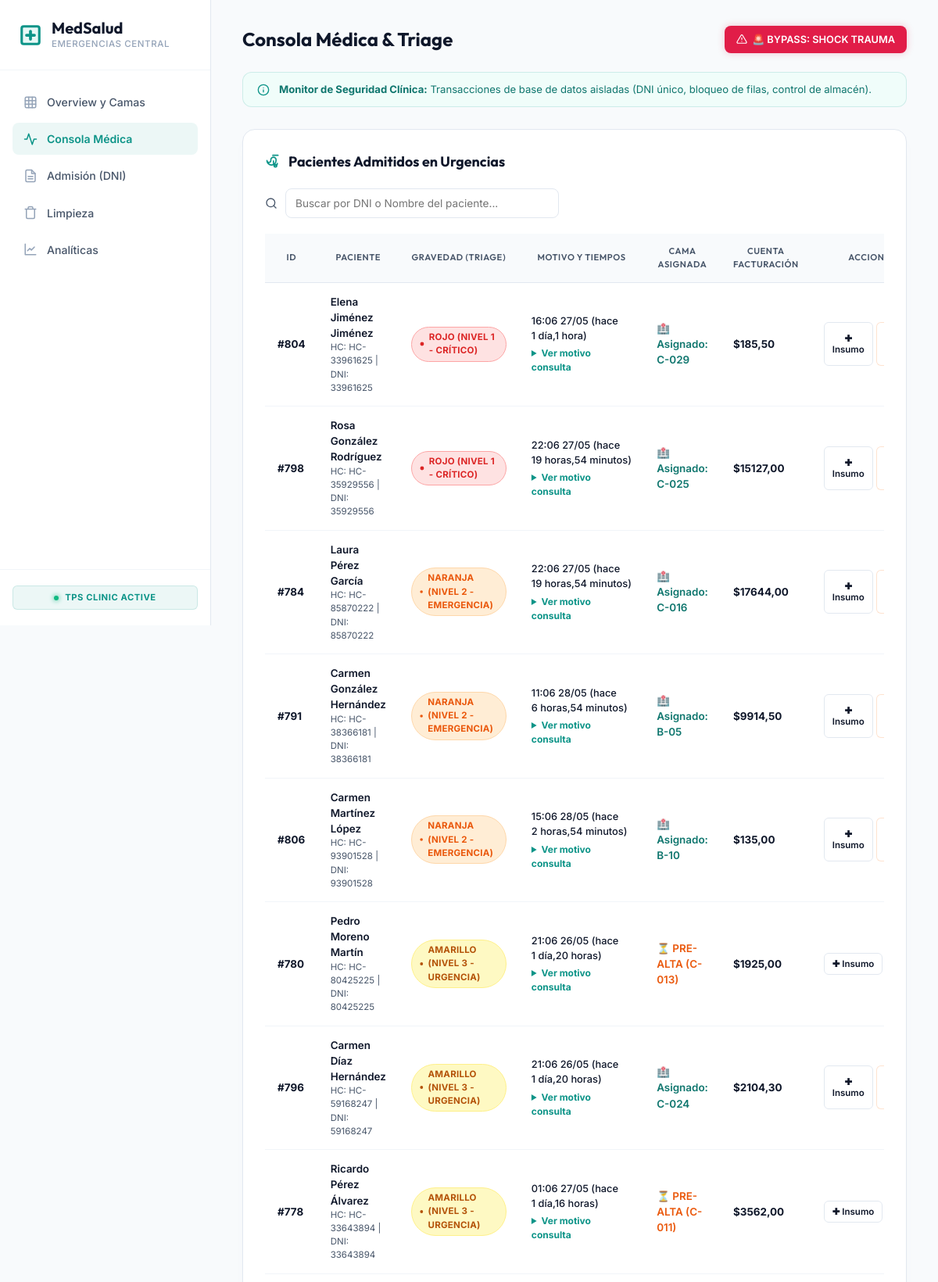
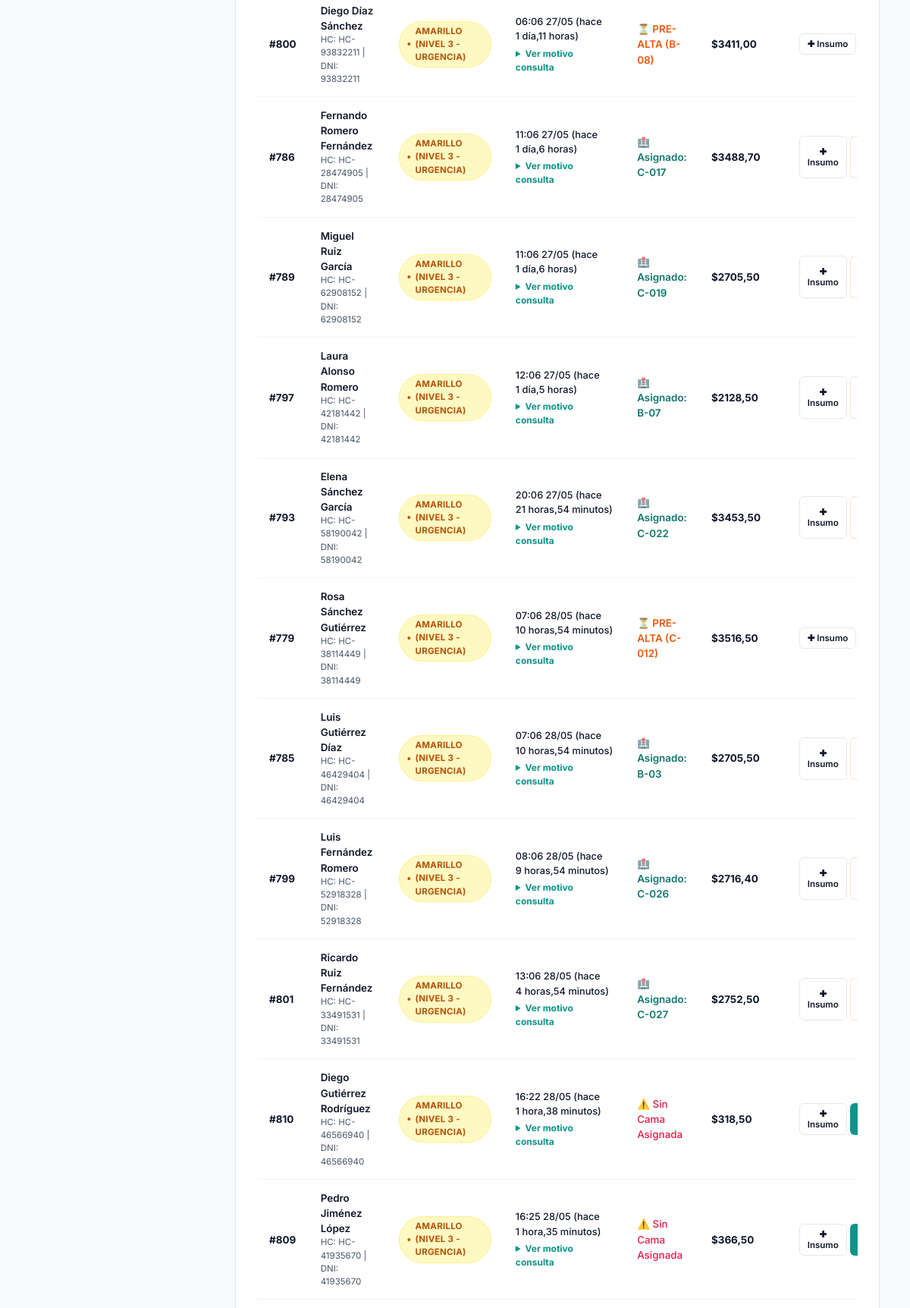
The page /medica/ (upper part) on the database its author committed (2 pictures, top to bottom).
### urgencias/models.py (models this page shows, shortened)
class Admision(models.Model):
    TRIAGE_CHOICES = [
        ('ROJO', 'Rojo (Nivel 1 - Crítico)'),
        ('NARANJA', 'Naranja (Nivel 2 - Emergencia)'),
        ('AMARILLO', 'Amarillo (Nivel 3 - Urgencia)'),
        ('VERDE', 'Verde (Nivel 4 - Menor)'),
        ('AZUL', 'Azul (Nivel 5 - No Urgente)'),
    ]
    ESTADO_CHOICES = [
        ('EN_ESPERA', 'En Espera de Triage'),
        ('EN_TRIAJE', 'En Triaje / Evaluación'),
        ('ADMITIDO', 'Admitido con Recurso'),
        ('ALTA', 'Dado de Alta / Egreso'),
    ]
    paciente = models.ForeignKey(Paciente, on_delete=models.CASCADE, related_name="admisiones", verbose_name="Paciente")
    fecha_ingreso = models.DateTimeField(auto_now_add=True, verbose_name="Fecha de Ingreso")
    triage_nivel = models.CharField(max_length=20, choices=TRIAGE_CHOICES, default='AMARILLO', verbose_name="Nivel de Triage")
    motivo_consulta = models.TextField(verbose_name="Motivo de Consulta")
    recurso_asignado = models.ForeignKey(Recurso, on_delete=models.SET_NULL, null=True, blank=True, related_name="admisiones_activas", verbose_name="Recurso Asignado")
    estado = models.CharField(max_length=20, choices=ESTADO_CHOICES, default='EN_ESPERA', verbose_name="Estado de la Admisión")
    fecha_triage = models.DateTimeField(null=True, blank=True, verbose_name="Fecha de Evaluación Triage")
    fecha_admision_cama = models.DateTimeField(null=True, blank=True, verbose_name="Fecha de Asignación de Cama")
    fecha_pre_alta = models.DateTimeField(null=True, blank=True, verbose_name="Fecha de Orden de Pre-Alta")
    fecha_alta = models.DateTimeField(null=True, blank=True, verbose_name="Fecha de Alta Definitiva")
    notas_alta = models.TextField(blank=True, null=True, verbose_name="Notas de Egreso")

class Paciente(models.Model):
    documento_identidad = models.CharField(max_length=20, unique=True, db_index=True, verbose_name="Documento de Identidad")
    nombre = models.CharField(max_length=100, verbose_name="Nombre")
    apellido = models.CharField(max_length=100, verbose_name="Apellido")
    fecha_nacimiento = models.DateField(verbose_name="Fecha de Nacimiento")
    historia_clinica_num = models.CharField(max_length=30, unique=True, verbose_name="Número de Historia Clínica")

class Recurso(models.Model):
    TIPO_CHOICES = [
        ('CAMA', 'Cama'),
        ('BOX', 'Box de Atención'),
        ('QUIROFANO', 'Quirófano'),
    ]
    ESTADO_CHOICES = [
        ('DISPONIBLE', 'Disponible'),
        ('OCUPADO', 'Ocupado'),
        ('MANTENIMIENTO', 'En Mantenimiento'),
        ('PRE_ALTA', 'Pre-Alta'),
        ('LIMPIEZA', 'En Limpieza'),
    ]
    codigo = models.CharField(max_length=20, unique=True, db_index=True, verbose_name="Código de Recurso")
    tipo = models.CharField(max_length=20, choices=TIPO_CHOICES, default='CAMA', verbose_name="Tipo de Recurso")
    estado = models.CharField(max_length=20, choices=ESTADO_CHOICES, default='DISPONIBLE', verbose_name="Estado")
    descripcion = models.TextField(blank=True, null=True, verbose_name="Descripción")

class CuentaFacturacion(models.Model):
    admision = models.OneToOneField(Admision, on_delete=models.CASCADE, related_name="cuenta_facturacion", verbose_name="Admisión")
    total_cargado = models.DecimalField(max_digits=12, decimal_places=2, default=0.00, verbose_name="Total Cargado")

### urgencias/views.py (the view)
# urls.py: path('medica/', views.consola_medica, name='consola_medica'),
def consola_medica(request):
    active_admisiones_prefetch = Prefetch(
        'admisiones_activas',
        queryset=Admision.objects.exclude(estado='ALTA').select_related('paciente')
    )
    recursos = Recurso.objects.prefetch_related(active_admisiones_prefetch).all().order_by('tipo', 'codigo')
    admisiones_activas = Admision.objects.select_related(
        'paciente',
        'recurso_asignado',
        'cuenta_facturacion'
    ).exclude(estado='ALTA').annotate(
        triage_order=Case(
            When(triage_nivel='ROJO', then=Value(1)),
            When(triage_nivel='NARANJA', then=Value(2)),
            When(triage_nivel='AMARILLO', then=Value(3)),
            When(triage_nivel='VERDE', then=Value(4)),
            When(triage_nivel='AZUL', then=Value(5)),
            default=Value(6),
            output_field=IntegerField(),
        )
    ).order_by('triage_order', 'fecha_ingreso')
    pacientes = Paciente.objects.all().order_by('-id')[:20]
    insumos = Insumo.objects.all().order_by('codigo')
    context = {
        'recursos': recursos,
        'admisiones': admisiones_activas,
        'pacientes': pacientes,
        'insumos': insumos,
        'active_page': 'consola_medica',
    }
    return render(request, 'urgencias/consola_medica.html', context)

### urgencias/templates/urgencias/consola_medica.html (shortened to what this page needs)
{% extends 'urgencias/base.html' %}
{% block section_title %}Consola Médica & Triage{% endblock %}
{% block content %}
<div class="glass-panel">
    <h2 class="panel-title">
        <svg width="20" height="20" viewBox="0 0 24 24" fill="none" stroke="currentColor" stroke-width="2" stroke-linecap="round" stroke-linejoin="round">
            <path d="M19 14.5a3 3 0 0 1-6 0v-4"/><circle cx="16" cy="18" r="2"/><path d="M12 2h8M3 10a7 7 0 0 0 14 0v-1A4 4 0 0 0 9 9v1a3 3 0 0 1-6 0z"/>
        </svg>
        Pacientes Admitidos en Urgencias
    </h2>
    {% if not admisiones %}
        <p style="color: var(--text-secondary); text-align: center; padding: 20px;">No hay admisiones clínicas activas en el monitor.</p>
    {% else %}
        <div style="margin-bottom: 20px; display: flex; align-items: center; gap: 10px;">
            <svg width="16" height="16" viewBox="0 0 24 24" fill="none" stroke="currentColor" stroke-width="2" stroke-linecap="round" stroke-linejoin="round" style="color: var(--text-secondary);">
                <circle cx="11" cy="11" r="8"></circle>
                <line x1="21" y1="21" x2="16.65" y2="16.65"></line>
            </svg>
            <input type="text" id="searchDni" class="form-control" placeholder="Buscar por DNI o Nombre del paciente..." onkeyup="filterPacientes()" style="max-width: 350px;">
        </div>
        <div class="table-responsive">
            <table class="custom-table">
                <thead>
                    <tr>
                        <th>ID</th>
                        <th>Paciente</th>
                        <th>Gravedad (Triage)</th>
                        <th>Motivo y Tiempos</th>
                        <th>Cama Asignada</th>
                        <th>Cuenta Facturación</th>
                        <th>Acciones Clínicas</th>
                    </tr>
                </thead>
                <tbody>
                    {% for adm in admisiones %}
                    <tr>
                        <td><strong>#{{ adm.id }}</strong></td>
                        <td>
                            <div style="font-weight: 600;">{{ adm.paciente.nombre }} {{ adm.paciente.apellido }}</div>
                            <div style="font-size: 0.72rem; color: var(--text-secondary);">HC: {{ adm.paciente.historia_clinica_num }} | DNI: {{ adm.paciente.documento_identidad }}</div>
                        </td>
                        <td>
                            <span class="triage-badge {{ adm.triage_nivel|lower }}">
                                <svg width="10" height="10" viewBox="0 0 24 24" fill="currentColor"><circle cx="12" cy="12" r="10"/></svg>
                                {{ adm.get_triage_nivel_display }}
                            </span>
                        </td>
                        <td style="max-width: 200px;">
                            <div style="font-size: 0.8rem; font-weight: 500; margin-bottom: 4px;">{{ adm.fecha_ingreso|date:"H:i d/m" }} (hace {{ adm.fecha_ingreso|timesince }})</div>
                            <details style="cursor: pointer; font-size: 0.75rem; color: var(--text-secondary);">
                                <summary style="font-weight: bold; color: var(--accent-teal);">Ver motivo consulta</summary>
                            </details>
                        </td>
                        <td>
                            {% if adm.recurso_asignado %}
                                {% if adm.recurso_asignado.estado == 'PRE_ALTA' %}
                                    <span style="color: var(--color-pre-alta); font-weight: 600;">⏳ PRE-ALTA ({{ adm.recurso_asignado.codigo }})</span>
                                {% else %}
                                    <span style="color: var(--color-disponible); font-weight: 600;">🏥 Asignado: {{ adm.recurso_asignado.codigo }}</span>
                                {% endif %}
                            {% else %}
                                <span style="color: var(--color-ocupado); font-weight: 500;">⚠️ Sin Cama Asignada</span>
                            {% endif %}
                        </td>
                        <td>
                            <strong style="color: var(--text-primary); font-weight: 700;">${{ adm.cuenta_facturacion.total_cargado|floatformat:2 }}</strong>
                        </td>
                        <td>
                            <div style="display: flex; gap: 4px;">
                                <button class="btn btn-secondary btn-sm" onclick="openCargoModal('{{ adm.id }}', '{{ adm.paciente.nombre }} {{ adm.paciente.apellido }}')">✚ Insumo</button>
                                {% if not adm.recurso_asignado %}
                                    <button class="btn btn-primary btn-sm" onclick="openAssignModal(null, null, '{{ adm.id }}')">Asignar Cama</button>
                                {% else %}
                                    {% if adm.recurso_asignado.estado == 'OCUPADO' %}
                                        <button class="btn btn-secondary btn-sm" onclick="ordenarPreAlta('{{ adm.id }}')" style="color: var(--color-pre-alta); border-color: rgba(249, 115, 22, 0.2);">Emitir Pre-Alta</button>
                                    {% endif %}
                                {% endif %}
                            </div>
                        </td>
                    </tr>
                    {% endfor %}
                </tbody>
            </table>
        </div>
    {% endif %}
</div>
{% endblock %}

### urgencias/static/urgencias/css/dashboard.css (style rules this page uses)
:root { --bg-main: #f8fafc; --bg-card: #ffffff; --border-color: #f1f5f9; --border-color-dark: #e2e8f0; --text-primary: #0f172a; --text-secondary: #475569; --text-muted: #94a3b8; --accent-teal: #0d9488; --accent-teal-glow: rgba(13, 148, 136, 0.08); --accent-cyan: #0284c7; --accent-cyan-glow: rgba(2, 132, 199, 0.08); --color-disponible: #0f766e; --color-disponible-glow: rgba(15, 118, 110, 0.05); --color-ocupado: #e11d48; --color-ocupado-glow: rgba(225, 29, 72, 0.05); --color-pre-alta: #ea580c; --color-pre-alta-glow: rgba(234, 88, 12, 0.05); --color-limpieza: #8b5cf6; --color-limpieza-glow: rgba(139, 92, 246, 0.05); --color-mantenimiento: #64748b; --triage-rojo: #ef4444; --triage-naranja: #f97316; --triage-amarillo: #d97706; --triage-verde: #10b981; --triage-azul: #3b82f6; --font-heading: 'Outfit', sans-serif; --font-body: 'Inter', sans-serif; --transition-smooth: all 0.2s ease-in-out; }
* { margin: 0; padding: 0; box-sizing: border-box; }
body { background-color: var(--bg-main); color: var(--text-primary); font-family: var(--font-body); line-height: 1.5; min-height: 100vh; }
.glass-panel { background: var(--bg-card); border: 1px solid var(--border-color-dark); border-radius: 16px; padding: 28px; box-shadow: 0 1px 3px rgba(0, 0, 0, 0.01), 0 10px 20px -5px rgba(148, 163, 184, 0.03); margin-bottom: 24px; }
.panel-title { font-family: var(--font-heading); font-size: 1.12rem; font-weight: 700; margin-bottom: 20px; display: flex; align-items: center; gap: 10px; color: var(--text-primary); }
.panel-title svg { color: var(--accent-teal); }
.form-control { width: 100%; background: #ffffff; border: 1px solid var(--border-color-dark); border-radius: 8px; padding: 10px 12px; color: var(--text-primary); font-family: var(--font-body); font-size: 0.85rem; transition: var(--transition-smooth); }
.btn { display: inline-flex; align-items: center; justify-content: center; padding: 9px 14px; font-size: 0.8rem; font-weight: 600; border-radius: 8px; cursor: pointer; border: 1px solid transparent; transition: var(--transition-smooth); gap: 6px; font-family: var(--font-body); }
.btn-primary { background: var(--accent-teal); color: #ffffff; }
.btn-secondary { background: #ffffff; color: var(--text-primary); border-color: var(--border-color-dark); }
.btn-sm { padding: 6px 10px; font-size: 0.72rem; border-radius: 6px; }
.triage-badge { display: inline-flex; align-items: center; gap: 6px; padding: 4px 10px; border-radius: 99px; font-size: 0.72rem; font-weight: 700; text-transform: uppercase; letter-spacing: 0.02em; border: 1px solid transparent; }
.triage-badge.rojo { background: #fee2e2; color: #dc2626; border-color: #fca5a5; }
.triage-badge.naranja { background: #ffedd5; color: #ea580c; border-color: #fed7aa; }
.triage-badge.amarillo { background: #fef9c3; color: #b45309; border-color: #fef08a; }
.table-responsive { overflow-x: auto; width: 100%; }
.custom-table { width: 100%; border-collapse: collapse; font-size: 0.84rem; }
.custom-table th { background: #f8fafc; border-bottom: 1px solid var(--border-color-dark); padding: 14px 16px; font-family: var(--font-heading); font-weight: 600; color: var(--text-secondary); text-transform: uppercase; font-size: 0.7rem; letter-spacing: 0.05em; }
.custom-table td { padding: 14px 16px; border-bottom: 1px solid var(--border-color); color: var(--text-primary); vertical-align: middle; }

### rows shown on the page
Admision: id "804", paciente.nombre "Elena", paciente.apellido "Jiménez Jiménez", paciente.historia_clinica_num "HC-33961625", paciente.documento_identidad "33961625", triage_nivel "ROJO (NIVEL 1 - CRÍTICO)", fecha_ingreso "16:06 27/05", fecha_ingreso "1 día,1 hora", recurso_asignado.codigo "C-029", cuenta_facturacion.total_cargado "185,50"
Admision: id "798", paciente.nombre "Rosa", paciente.apellido "González Rodríguez", paciente.historia_clinica_num "HC-35929556", paciente.documento_identidad "35929556", triage_nivel "ROJO (NIVEL 1 - CRÍTICO)", fecha_ingreso "22:06 27/05", fecha_ingreso "19 horas,54 minutos", recurso_asignado.codigo "C-025", cuenta_facturacion.total_cargado "15127,00"
Admision: id "784", paciente.nombre "Laura", paciente.apellido "Pérez García", paciente.historia_clinica_num "HC-85870222", paciente.documento_identidad "85870222", triage_nivel "NARANJA (NIVEL 2 - EMERGENCIA)", fecha_ingreso "22:06 27/05", fecha_ingreso "19 horas,54 minutos", recurso_asignado.codigo "C-016", cuenta_facturacion.total_cargado "17644,00"
Admision: id "791", paciente.nombre "Carmen", paciente.apellido "González Hernández", paciente.historia_clinica_num "HC-38366181", paciente.documento_identidad "38366181", triage_nivel "NARANJA (NIVEL 2 - EMERGENCIA)", fecha_ingreso "11:06 28/05", fecha_ingreso "6 horas,54 minutos", recurso_asignado.codigo "B-05", cuenta_facturacion.total_cargado "9914,50"
Admision: id "806", paciente.nombre "Carmen", paciente.apellido "Martínez López", paciente.historia_clinica_num "HC-93901528", paciente.documento_identidad "93901528", triage_nivel "NARANJA (NIVEL 2 - EMERGENCIA)", fecha_ingreso "15:06 28/05", fecha_ingreso "2 horas,54 minutos", recurso_asignado.codigo "B-10", cuenta_facturacion.total_cargado "135,00"
Admision: id "780", paciente.nombre "Pedro", paciente.apellido "Moreno Martín", paciente.historia_clinica_num "HC-80425225", paciente.documento_identidad "80425225", triage_nivel "AMARILLO (NIVEL 3 - URGENCIA)", fecha_ingreso "21:06 26/05", fecha_ingreso "1 día,20 horas", recurso_asignado.codigo "C-013", cuenta_facturacion.total_cargado "1925,00"
Admision: id "796", paciente.nombre "Carmen", paciente.apellido "Díaz Hernández", paciente.historia_clinica_num "HC-59168247", paciente.documento_identidad "59168247", triage_nivel "AMARILLO (NIVEL 3 - URGENCIA)", fecha_ingreso "21:06 26/05", fecha_ingreso "1 día,20 horas", recurso_asignado.codigo "C-024", cuenta_facturacion.total_cargado "2104,30"
Admision: id "778", paciente.nombre "Ricardo", paciente.apellido "Pérez Álvarez", paciente.historia_clinica_num "HC-33643894", paciente.documento_identidad "33643894", triage_nivel "AMARILLO (NIVEL 3 - URGENCIA)", fecha_ingreso "01:06 27/05", fecha_ingreso "1 día,16 horas", recurso_asignado.codigo "C-011", cuenta_facturacion.total_cargado "3562,00"
Admision: id "800", paciente.nombre "Diego", paciente.apellido "Díaz Sánchez", paciente.historia_clinica_num "HC-93832211", paciente.documento_identidad "93832211", triage_nivel "AMARILLO (NIVEL 3 - URGENCIA)", fecha_ingreso "06:06 27/05", fecha_ingreso "1 día,11 horas", recurso_asignado.codigo "B-08", cuenta_facturacion.total_cargado "3411,00"
Admision: id "786", paciente.nombre "Fernando", paciente.apellido "Romero Fernández", paciente.historia_clinica_num "HC-28474905", paciente.documento_identidad "28474905", triage_nivel "AMARILLO (NIVEL 3 - URGENCIA)", fecha_ingreso "11:06 27/05", fecha_ingreso "1 día,6 horas", recurso_asignado.codigo "C-017", cuenta_facturacion.total_cargado "3488,70"
Admision: id "789", paciente.nombre "Miguel", paciente.apellido "Ruiz García", paciente.historia_clinica_num "HC-62908152", paciente.documento_identidad "62908152", triage_nivel "AMARILLO (NIVEL 3 - URGENCIA)", fecha_ingreso "11:06 27/05", fecha_ingreso "1 día,6 horas", recurso_asignado.codigo "C-019", cuenta_facturacion.total_cargado "2705,50"
Admision: id "797", paciente.nombre "Laura", paciente.apellido "Alonso Romero", paciente.historia_clinica_num "HC-42181442", paciente.documento_identidad "42181442", triage_nivel "AMARILLO (NIVEL 3 - URGENCIA)", fecha_ingreso "12:06 27/05", fecha_ingreso "1 día,5 horas", recurso_asignado.codigo "B-07", cuenta_facturacion.total_cargado "2128,50"
Admision: id "793", paciente.nombre "Elena", paciente.apellido "Sánchez García", paciente.historia_clinica_num "HC-58190042", paciente.documento_identidad "58190042", triage_nivel "AMARILLO (NIVEL 3 - URGENCIA)", fecha_ingreso "20:06 27/05", fecha_ingreso "21 horas,54 minutos", recurso_asignado.codigo "C-022", cuenta_facturacion.total_cargado "3453,50"
Admision: id "779", paciente.nombre "Rosa", paciente.apellido "Sánchez Gutiérrez", paciente.historia_clinica_num "HC-38114449", paciente.documento_identidad "38114449", triage_nivel "AMARILLO (NIVEL 3 - URGENCIA)", fecha_ingreso "07:06 28/05", fecha_ingreso "10 horas,54 minutos", recurso_asignado.codigo "C-012", cuenta_facturacion.total_cargado "3516,50"
Admision: id "785", paciente.nombre "Luis", paciente.apellido "Gutiérrez Díaz", paciente.historia_clinica_num "HC-46429404", paciente.documento_identidad "46429404", triage_nivel "AMARILLO (NIVEL 3 - URGENCIA)", fecha_ingreso "07:06 28/05", fecha_ingreso "10 horas,54 minutos", recurso_asignado.codigo "B-03", cuenta_facturacion.total_cargado "2705,50"
Admision: id "799", paciente.nombre "Luis", paciente.apellido "Fernández Romero", paciente.historia_clinica_num "HC-52918328", paciente.documento_identidad "52918328", triage_nivel "AMARILLO (NIVEL 3 - URGENCIA)", fecha_ingreso "08:06 28/05", fecha_ingreso "9 horas,54 minutos", recurso_asignado.codigo "C-026", cuenta_facturacion.total_cargado "2716,40"
Admision: id "801", paciente.nombre "Ricardo", paciente.apellido "Ruiz Fernández", paciente.historia_clinica_num "HC-33491531", paciente.documento_identidad "33491531", triage_nivel "AMARILLO (NIVEL 3 - URGENCIA)", fecha_ingreso "13:06 28/05", fecha_ingreso "4 horas,54 minutos", recurso_asignado.codigo "C-027", cuenta_facturacion.total_cargado "2752,50"
Admision: id "810", paciente.nombre "Diego", paciente.apellido "Gutiérrez Rodríguez", paciente.historia_clinica_num "HC-46566940", paciente.documento_identidad "46566940", triage_nivel "AMARILLO (NIVEL 3 - URGENCIA)", fecha_ingreso "16:22 28/05", fecha_ingreso "1 hora,38 minutos", shows "⚠️ Sin Cama Asignada", cuenta_facturacion.total_cargado "318,50"
Admision: id "809", paciente.nombre "Pedro", paciente.apellido "Jiménez López", paciente.historia_clinica_num "HC-41935670", paciente.documento_identidad "41935670", triage_nivel "AMARILLO (NIVEL 3 - URGENCIA)", fecha_ingreso "16:25 28/05", fecha_ingreso "1 hora,35 minutos", shows "⚠️ Sin Cama Asignada", cuenta_facturacion.total_cargado "366,50"
